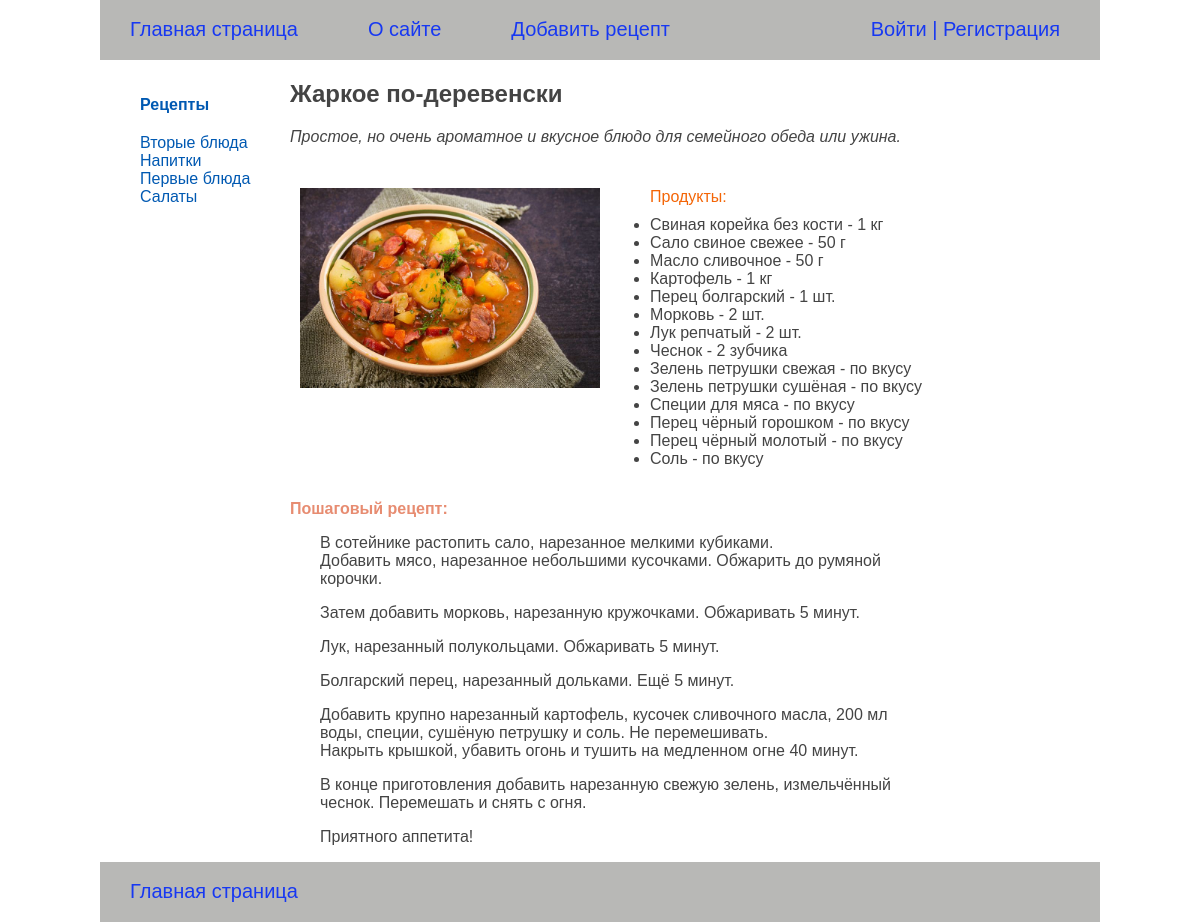
The app's page /detail/53/ with its own data.
### recipeapp/models.py (models this page shows, shortened)
class Category(models.Model):
    category_name = models.CharField(max_length=100, db_index=True, verbose_name='Категория')
    category_slug = models.SlugField(max_length=100, unique=True, db_index=True, verbose_name='Slug')
    class Meta:
        verbose_name = 'Категория'
        verbose_name_plural = 'Категории'
    def get_absolut_url(self):
        return reverse('category', kwargs={'category_slug': self.category_slug})

class RecipeBase(models.Model):
    recipe_title = models.CharField(max_length=255, verbose_name='Название рецепта')
    photos = models.ImageField(upload_to='photos/%Y/%m/%d',
                               default=None,
                               blank=True,
                               null=True,
                               verbose_name='Изображение')
    short_description = models.TextField(blank=True, verbose_name='Короткое описание')
    cooking_description = models.TextField(blank=True, verbose_name='Пошаговый рецепт')
    time_create = models.DateTimeField(auto_now_add=True)
    time_update = models.DateTimeField(auto_now=True, verbose_name='Дата изменения')
    category = models.ForeignKey('Category', on_delete=models.PROTECT, related_name='cat_recipe', verbose_name='Категория')
    recipe_ingredients = models.ManyToManyField(
        Ingredients,
        through='Composition',
        related_name='ingredients_recipe',
        verbose_name="Ингредиенты"
    )
    author = models.ForeignKey(
        get_user_model(),
        on_delete=models.SET_NULL,
        related_name='recipes',
        null=True,
        default=None,
        verbose_name="Автор")
    class Meta:
        ordering = ['recipe_title']

class Composition(models.Model):
    recipe = models.ForeignKey(RecipeBase, on_delete=models.CASCADE)
    ingredient = models.ForeignKey(Ingredients, on_delete=models.CASCADE)
    unit_measurer = models.ForeignKey(UnitMeasure, on_delete=models.CASCADE, verbose_name='Ед. из.')
    quantity = models.FloatField(verbose_name='Количество')
    def __str__(self):
        if (float(str(self.quantity))).is_integer() and self.quantity != 0.0:
            q = int(float(str(self.quantity)))
            result = f'{self.ingredient} - {q} {self.unit_measurer}'
        elif self.quantity == 0.0:
            result = f'{self.ingredient} - {self.unit_measurer}'
        else:
            result = f'{self.ingredient} - {self.quantity} {self.unit_measurer}'
        return result

class Ingredients(models.Model):
    ingredient_name = models.CharField(max_length=255, unique=False, verbose_name='Ингредиент')
    class Meta:
        ordering = ['ingredient_name']
    def __str__(self):
        return self.ingredient_name

class UnitMeasure(models.Model):
    unit_measure_name = models.CharField(max_length=50, unique=True)
    def __str__(self):
        return self.unit_measure_name

### recipeapp/views.py (the view)
# urls.py: path('detail/<int:detail_id>/', ShowDetail.as_view(), name='detail'),
class ShowDetail(DataMixin, DetailView):
    template_name = 'recipeapp/details.html'
    pk_url_kwarg = 'detail_id'
    context_object_name = "recipe"
    def get_context_data(self, **kwargs):
        context = super().get_context_data(**kwargs)
        return self.get_mixin_context(
            context,
            composition=Composition.objects.filter(recipe_id=self.kwargs['detail_id']),
            title=context['recipe'].recipe_title,
        )
    def get_object(self, queryset=None):
        return get_object_or_404(RecipeBase, id=self.kwargs[self.pk_url_kwarg])

### recipeapp/templatetags/recipe_tags.py (called while the page is built)
@register.inclusion_tag('recipeapp/list_categories.html')
def show_categories(category_selected_id=0):
    categories = Category.objects.annotate(total=Count('cat_recipe')).filter(total__gt=0)
    return {'categories': categories, 'category_selected': category_selected_id}

### recipeapp/utils.py (called while the page is built)
    def get_mixin_context(self, context, **kwargs):
        context['recipe_selected'] = None
        context.update(kwargs)
        return context

### users/context_processors.py (called while the page is built)
def get_recipe_context(request):
    return {'mainmenu': menu}

### recipeapp/templates/recipeapp/details.html
{% extends 'base.html' %}
{% block content %}
  <h1>{{ recipe.recipe_title }}</h1>
  <div class="short_description">
    {{ recipe.short_description|linebreaks }}
  </div>
  <div class="composition-image">
    <div>
      {% if recipe.photos %}
      <p><img class="recipe-image" src="{{ recipe.photos.url }}" alt=""></p>
      {% endif %}
    </div>
    <div>
      {% with composition as compos %}
      {% if compos %}
       <ul>
          <li class="composition">Продукты:</li>
          {% for ingredient in compos %}
              <li>{{ ingredient }}</li>
          {% endfor %}
      </ul>
      {% endif %}
      {% endwith %}
    </div>
  </div>
  <div>
    <p class="step-recipe">Пошаговый рецепт:</p>
  </div>
  <div class="cooking_description">
    {{ recipe.cooking_description|linebreaks }}
  </div>
{% endblock %}

### recipeapp/templates/recipeapp/list_categories.html
{% for category in categories %}
    {% if category.id == category_selected %}
        <li class="selected">{{ category.category_name }}</li>
    {% else %}
        <li class="selected_cat"><a href="{{ category.get_absolut_url }}">{{ category.category_name }}</a></li>
    {% endif %}
{% endfor %}

### recipeapp/static/recipeapp/css/styles.css (style rules this page uses)
html, body { font-family: 'Arial'; margin: 0; padding: 0; height: 100%; width: 100%; color: #444; }
a { color: #0059b2; text-decoration: none; }
img { max-width: 600px; height: auto; }
.selected_cat { color: #0227cc; }
.short_description { font-style: italic; }
.cooking_description { max-width: 600px; padding-left: 30px; }
.step-recipe { color: #e16d4ac8; font-weight: 700; }
.composition { list-style-type: none; color: #f46506; font-weight: 500; padding: 10px 0 10px 0; }
.composition-image { display: flex; }
.recipe-image { max-width: 300px; padding: 10px; }

### records on screen
Category: category_name "Вторые блюда"
Category: category_name "Напитки"
Category: category_name "Первые блюда"
Category: category_name "Салаты"
RecipeBase: recipe_title "Жаркое по-деревенски", short_description "Простое, но очень ароматное и вкусное блюдо для семейного обеда или ужина.", photos (picture), cooking_description "В сотейнике растопить сало, нарезанное мелкими кубиками. Добавить мясо, нарезанное небольшими кусочками. Обжарить до румяной корочки. Затем добавить морковь, нарезанную кружочками. Обжаривать 5 минут. Лук, нарезанный полукольцами. Обжаривать 5 минут. Болгарский перец, нарезанный дольками. Ещё 5 минут. Добавить крупно нарезанный картофель, кусочек сливочного масла, 200 мл воды, специи, сушёную петрушку и соль. Не перемешивать. Накрыть крышкой, убавить огонь и тушить на медленном огне 40 минут. В конце приготовления добавить нарезанную свежую зелень, измельчённый чеснок. Перемешать и снять с огня. Приятного аппетита!"
Composition: quantity+ingredient+unit_measurer "Свиная корейка без кости - 1 кг"
Composition: quantity+ingredient+unit_measurer "Сало свиное свежее - 50 г"
Composition: quantity+ingredient+unit_measurer "Масло сливочное - 50 г"
Composition: quantity+ingredient+unit_measurer "Картофель - 1 кг"
Composition: quantity+ingredient+unit_measurer "Перец болгарский - 1 шт."
Composition: quantity+ingredient+unit_measurer "Морковь - 2 шт."
Composition: quantity+ingredient+unit_measurer "Лук репчатый - 2 шт."
Composition: quantity+ingredient+unit_measurer "Чеснок - 2 зубчика"
Composition: quantity+ingredient+unit_measurer "Зелень петрушки свежая - по вкусу"
Composition: quantity+ingredient+unit_measurer "Зелень петрушки сушёная - по вкусу"
Composition: quantity+ingredient+unit_measurer "Специи для мяса - по вкусу"
Composition: quantity+ingredient+unit_measurer "Перец чёрный горошком - по вкусу"
Composition: quantity+ingredient+unit_measurer "Перец чёрный молотый - по вкусу"
Composition: quantity+ingredient+unit_measurer "Соль - по вкусу"

### other values on screen
{{ m.title }} "О сайте" "Добавить рецепт"
